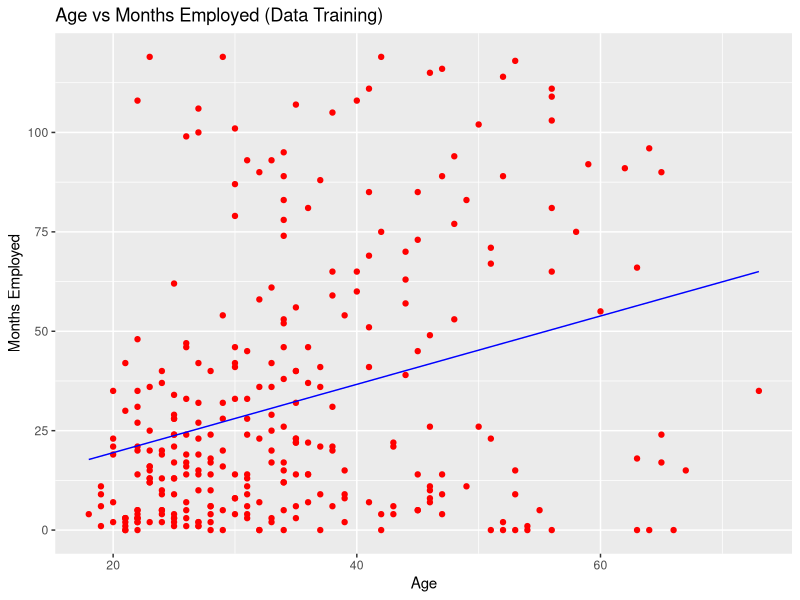
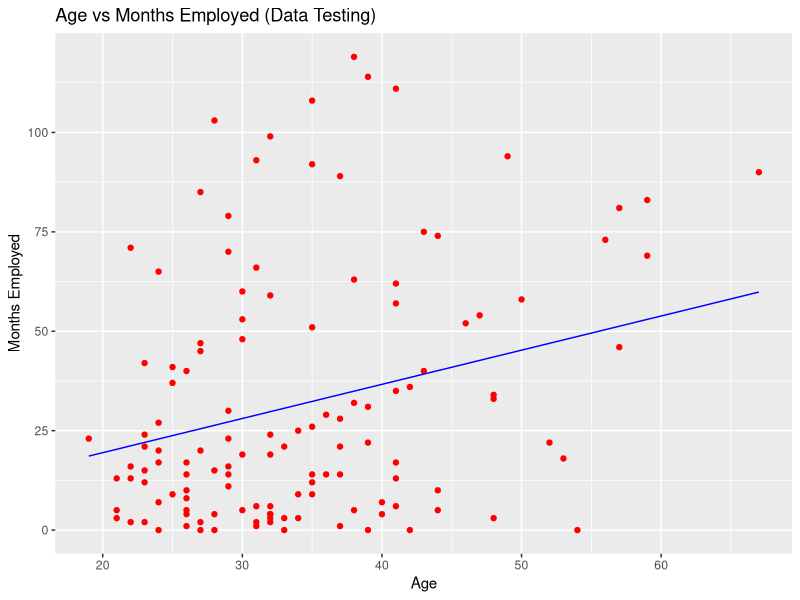

These figures' R source, in order:
## ---- chunk 1
knitr::opts_chunk$set(echo = TRUE)
## ---- chunk 2
#Split dataset 
library (caTools)
#Predicting result visualization
library(ggplot2)
#Import format data xlsx
library(readxl)

## ---- chunk 3
credit <- read_excel("data/Credit Risk Data.xlsx", sheet = "Base Data")
head(credit)
## ---- chunk 4
dim(credit)
## ---- chunk 5
str(credit)
## ---- chunk 6
summary(credit)
## ---- chunk 7
#menghitung korelasi antar variabel
korelasi <- cor(credit$Age, credit$MonthsEmployed)
korelasi
## ---- chunk 8
splitdata <- sample.split(credit$MonthsEmployed, SplitRatio = 0.7)
trainingset <- subset(credit, splitdata == TRUE)
testingset <- subset(credit, splitdata == FALSE)
## ---- chunk 9
lm.r <- lm(formula = MonthsEmployed ~ Age,
           data = trainingset)
coef(lm.r)
## ---- chunk 10
summary(lm.r)
## ---- chunk 11
yprediksi <- predict(lm.r, newdata = testingset)

## ---- chunk 12
ggplot() + geom_point(aes(x = trainingset$Age,
                          y = trainingset$MonthsEmployed), colour = 'red') +
  geom_line(aes(x = trainingset$Age,
                y = predict(lm.r, newdata = trainingset)), colour = 'blue') +
  ggtitle('Age vs Months Employed (Data Training)') +
  xlab('Age') +
  ylab('Months Employed')
## ---- chunk 13
ggplot() + geom_point(aes(x = testingset$Age,
                          y = testingset$MonthsEmployed), colour = 'red') +
  geom_line(aes(x = testingset$Age,
                y = predict(lm.r, newdata = testingset)), colour = 'blue') +
  ggtitle('Age vs Months Employed (Data Testing)') +
  xlab('Age') +
  ylab('Months Employed')
